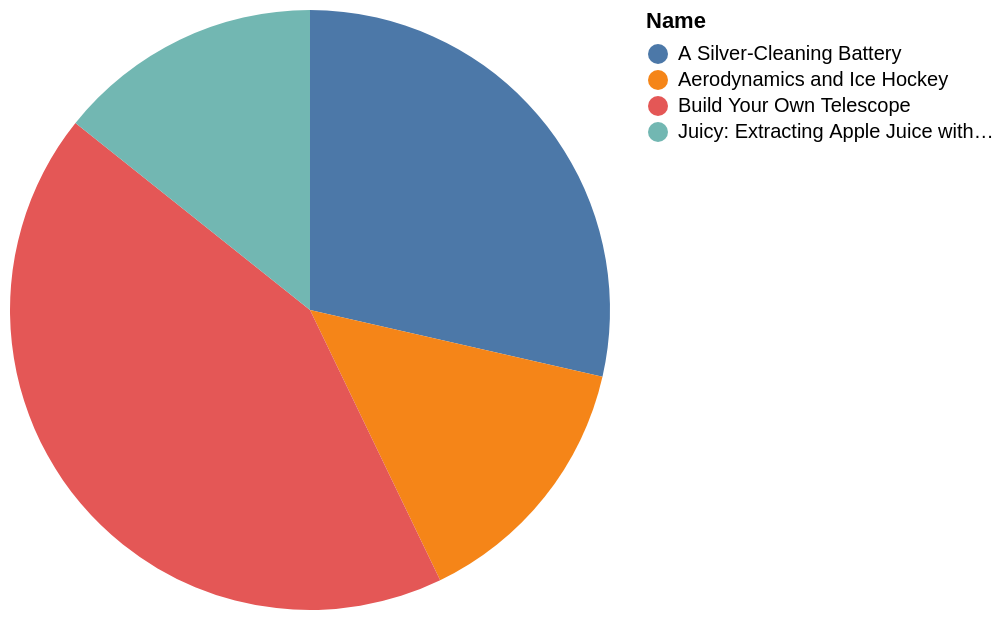

Specify this chart in Vega-Lite:
### Vega-Lite specification from a JSON file in a GitHub repository (floating-point values rounded to 4 significant figures)
{"data": {"values": [{"x_data": "A Silver-Cleaning Battery", "y_data": 2}, {"x_data": "Aerodynamics and Ice Hockey", "y_data": 1}, {"x_data": "Build Your Own Telescope", "y_data": 3}, {"x_data": "Juicy: Extracting Apple Juice with Pectinase", "y_data": 1}]}, "mark": "arc", "encoding": {"theta": {"field": "y_data", "type": "quantitative", "title": "count(*)"}, "color": {"field": "x_data", "type": "nominal", "title": "Name"}}}
